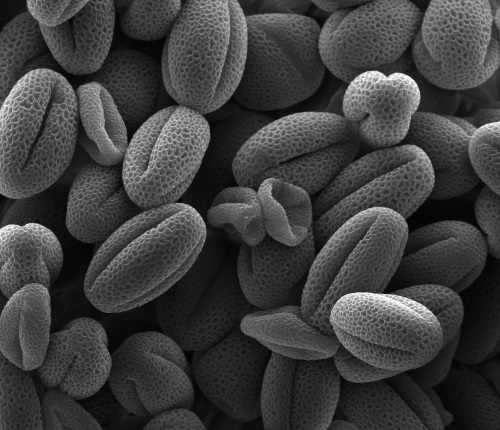
#> input picture pollen-500x430px-96dpi.jpg, 500 x 430 px
$ jupyter execute 03_pollen_image_brightness_enhancement.ipynb
#> lines starting #> are read from the running program, lines starting #| are printed output that depends on the picture
# Pollen Image Brightness Enhancement

## Project Overview

This notebook applies an intensity transformation method to improve the perceived brightness of the image `pollen-500x430px-96dpi.jpg`.

The image is a grayscale microscopy image, where each pixel is represented by a single intensity value. In an 8-bit grayscale image, pixel intensities range from 0 to 255:

- `I(x, y) = 0` corresponds to black,
- `I(x, y) = 255` corresponds to white,
- intermediate values correspond to different gray levels.

The image appears relatively dark because many pixels are concentrated in the low and mid-intensity range. Therefore, an appropriate enhancement method should increase the brightness of dark and mid-tone pixels while preserving the structural details of the pollen grains.

## Proposed Method: Gamma Correction / Power-Law Transformation

The method proposed is **gamma correction**, also known as a **power-law intensity transformation**.

This is a **point operation in the spatial domain**.

It is a point operation because the output value of each pixel depends only on the corresponding input pixel value and not on neighbouring pixels.

Mathematically:

$$
s(x,y) = T(r(x,y))
$$

where:

- \(r(x,y)\) is the normalized input intensity of the pixel at position \((x,y)\),
- \(s(x,y)\) is the normalized output intensity after transformation,
- \(T\) is the intensity transformation function.

The input image is first normalized from the range \([0,255]\) to the range \([0,1]\):

$$
r(x,y) = \frac{I(x,y)}{255}
$$

The gamma correction transformation is then applied:

$$
s(x,y) = r(x,y)^{1/\gamma}
$$

with:

$$
\gamma > 1
$$

In this implementation, the value used is:

$$
\gamma = 1.8
$$

Since:

$$
\gamma > 1 \Rightarrow \frac{1}{\gamma} < 1
$$

then, for pixel values in the interval:

$$
0 < r < 1
$$

we obtain:

$$
r^{1/\gamma} > r
$$

Therefore, dark and mid-tone pixels become brighter.

For example, if:

$$
r = 0.25, \quad \gamma = 1.8
$$

then:

$$
s = 0.25^{1/1.8} \approx 0.463
$$

This means that a pixel with normalized intensity 0.25 becomes approximately 0.463 after gamma correction, so it becomes brighter.

[cell 1]
import cv2
import numpy as np
import matplotlib.pyplot as plt
from pathlib import Path

# ---------------------------------------------------------
# Gamma correction / Power-law transformation
# Image: pollen
# ---------------------------------------------------------

IMAGE_PATH = Path(r"pollen-500x430px-96dpi.jpg")   # change this if needed

if not IMAGE_PATH.exists():
    raise FileNotFoundError(f"Image not found: {IMAGE_PATH}")

# Safe loading, also works with Greek/Unicode paths on Windows
image_bytes = np.fromfile(str(IMAGE_PATH), dtype=np.uint8)
img = cv2.imdecode(image_bytes, cv2.IMREAD_GRAYSCALE)
#> img is the input picture: shape (430, 500); min 1, max 255, mean 62.1

if img is None:
    raise ValueError("The image could not be loaded. Check the file path or file integrity.")

# ---------------------------------------------------------
# 1. Normalize intensity values to [0, 1]
# ---------------------------------------------------------
r = img.astype(np.float32) / 255.0

# ---------------------------------------------------------
# 2. Apply gamma correction
# s = r^(1/gamma), with gamma > 1
# This increases perceived brightness.
# ---------------------------------------------------------
gamma = 1.8
s = np.power(r, 1.0 / gamma)
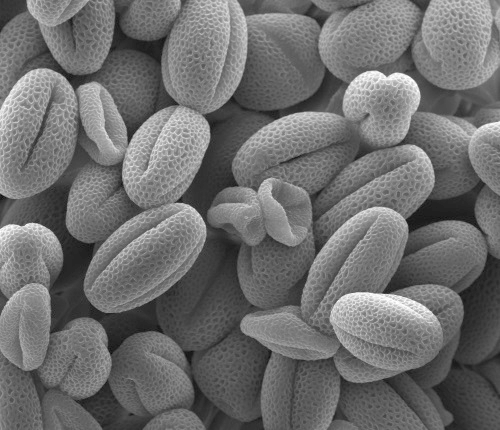
#> s: shape (430, 500) float32; min 0.046, max 1, mean 0.435

# Convert back to uint8 image in [0, 255]
img_gamma = np.clip(s * 255, 0, 255).astype(np.uint8)

# ---------------------------------------------------------
# 3. Display original and enhanced image
# ---------------------------------------------------------
plt.figure(figsize=(12, 5))

plt.subplot(1, 2, 1)
plt.imshow(img, cmap="gray", vmin=0, vmax=255)
plt.title("Original pollen image")
plt.axis("off")

plt.subplot(1, 2, 2)
plt.imshow(img_gamma, cmap="gray", vmin=0, vmax=255)
plt.title(f"Gamma corrected image, gamma = {gamma}")
plt.axis("off")

plt.tight_layout()
plt.show()
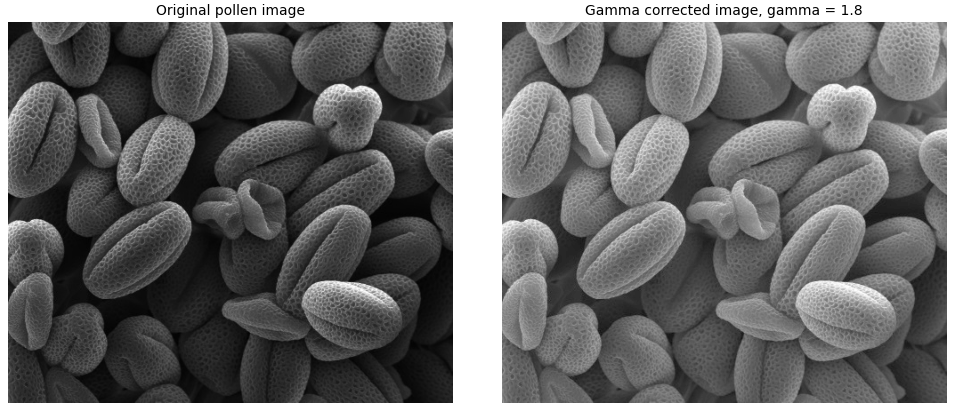
#> figure drawn by matplotlib, 2 panels

# ---------------------------------------------------------
# 4. Show the transformation function s = T(r)
# ---------------------------------------------------------
x = np.linspace(0, 1, 256)
y = np.power(x, 1.0 / gamma)

plt.figure(figsize=(6, 5))
plt.plot(x, y, linewidth=2)
plt.plot(x, x, "--", color="gray", label="identity: s = r")
plt.title(r"Power-law transformation: $s = r^{1/\gamma}$")
plt.xlabel("Input intensity r")
plt.ylabel("Output intensity s")
plt.grid(True)
plt.legend()
plt.show()
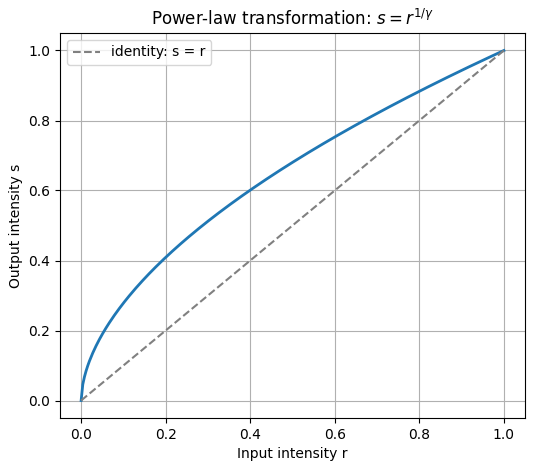
#> figure drawn by matplotlib, 1 panel; curve peaks at x = 1, y = 1; curve peaks at x = 1, y = 1

# ---------------------------------------------------------
# 5. Histograms before and after
# ---------------------------------------------------------
plt.figure(figsize=(12, 4))

plt.subplot(1, 2, 1)
plt.hist(img.ravel(), bins=256, range=(0, 255), color="black")
plt.title("Original histogram")
plt.xlabel("Intensity value")
plt.ylabel("Number of pixels")

plt.subplot(1, 2, 2)
plt.hist(img_gamma.ravel(), bins=256, range=(0, 255), color="black")
plt.title("Gamma corrected histogram")
plt.xlabel("Intensity value")
plt.ylabel("Number of pixels")

plt.tight_layout()
plt.show()
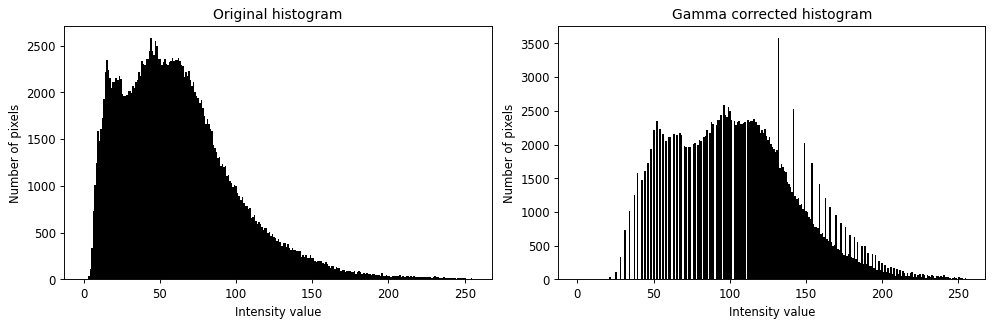
#> figure drawn by matplotlib, 2 panels; panel 1: tallest bar 2583 high, from x = 43.83 to 44.82; panel 2: tallest bar 3581 high, from x = 131.5 to 132.5

# ---------------------------------------------------------
# 6. Numerical confirmation
# ---------------------------------------------------------
print("Original image:")
print("Min intensity:", img.min())
#| Min intensity: 1
print("Max intensity:", img.max())
#| Max intensity: 255
print("Mean intensity:", round(float(img.mean()), 2))
#| Mean intensity: 62.11
print("Standard deviation:", round(float(img.std()), 2))
#| Standard deviation: 38.39

print("\nGamma corrected image:")
print("Min intensity:", img_gamma.min())
#| Min intensity: 11
print("Max intensity:", img_gamma.max())
#| Max intensity: 255
print("Mean intensity:", round(float(img_gamma.mean()), 2))
#| Mean intensity: 110.36
print("Standard deviation:", round(float(img_gamma.std()), 2))
#| Standard deviation: 39.47

print("\nExample normalized mappings r -> s:")
for value in [0.05, 0.10, 0.25, 0.50, 0.75, 1.00]:
    out = value ** (1.0 / gamma)
    print(f"r = {value:.2f} -> s = {out:.3f}")

print("\nConclusion:")
print("Gamma correction with gamma > 1 increases the perceived brightness of dark and mid-tone pixels.")
print("It is a point operation in the spatial domain, since each output pixel depends only on the corresponding input pixel.")
print("The result should make the pollen structures more visible without simply adding a constant intensity to all pixels.")

## Results and Interpretation of Gamma Correction

The first code cell applies gamma correction to the pollen image using:

$$
s = r^{1/\gamma}
$$

with:

$$
\gamma = 1.8
$$

The original image has the following statistics:

$$
\text{minimum intensity} = 1
$$

$$
\text{maximum intensity} = 255
$$

$$
\text{mean intensity} = 62.11
$$

$$
\text{standard deviation} = 38.39
$$

The low mean intensity confirms that the original image is relatively dark. This is also visible in the original histogram, where most pixels are concentrated in the low and mid-intensity range.

After gamma correction, the image has the following statistics:

$$
\text{minimum intensity} = 11
$$

$$
\text{maximum intensity} = 255
$$

$$
\text{mean intensity} = 110.36
$$

$$
\text{standard deviation} = 39.47
$$

The mean intensity increases from:

$$
62.11 \rightarrow 110.36
$$

This confirms quantitatively that the image has become brighter.

The minimum intensity also increases from:

$$
1 \rightarrow 11
$$

which means that even the darkest pixels have been brightened.

The maximum intensity remains:

$$
255
$$

because pixels that are already at the maximum possible brightness cannot be increased further.

The standard deviation changes only slightly:

$$
38.39 \rightarrow 39.47
$$

This indicates that gamma correction mainly increases brightness while preserving the overall contrast structure of the image. It does not aggressively redistribute the intensity values.

The normalized mappings printed by the code also confirm the mathematical behaviour of the transformation:

$$
0.05 \rightarrow 0.189
$$

$$
0.10 \rightarrow 0.278
$$

$$
0.25 \rightarrow 0.463
$$

$$
0.50 \rightarrow 0.680
$$

$$
0.75 \rightarrow 0.852
$$

$$
1.00 \rightarrow 1.000
$$

For all values:

$$
0 < r < 1
$$

the output value is larger than the input value:

$$
s > r
$$

Thus, the gamma correction transformation increases the perceived brightness of dark and mid-tone pixels.

The histogram after gamma correction is shifted to the right compared with the original histogram. This shows that pixel intensities have increased. However, the transformation remains smooth and controlled, preserving the visible structure and texture of the pollen grains.

Therefore, gamma correction successfully improves the perceived brightness of the image while maintaining its important structural details.

[cell 2]
import cv2
import numpy as np
import matplotlib.pyplot as plt

# ---------------------------------------------------------
# Optional comparison: Gamma Correction vs Histogram Equalization
# ---------------------------------------------------------

img_equalized = cv2.equalizeHist(img)
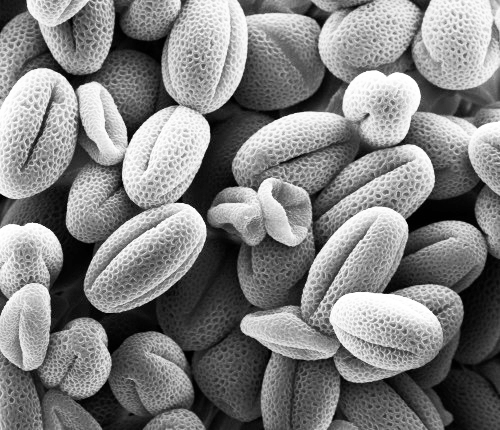
#> img_equalized: shape (430, 500); min 0, max 255, mean 128.6

plt.figure(figsize=(15, 8))

plt.subplot(2, 3, 1)
plt.imshow(img, cmap="gray", vmin=0, vmax=255)
plt.title("Original image")
plt.axis("off")

plt.subplot(2, 3, 2)
plt.imshow(img_gamma, cmap="gray", vmin=0, vmax=255)
plt.title("Gamma correction")
plt.axis("off")

plt.subplot(2, 3, 3)
plt.imshow(img_equalized, cmap="gray", vmin=0, vmax=255)
plt.title("Histogram equalization")
plt.axis("off")

plt.subplot(2, 3, 4)
plt.hist(img.ravel(), bins=256, range=(0, 256), color="black")
plt.title("Original histogram")
plt.xlabel("Intensity")
plt.ylabel("Pixels")
plt.xlim([0, 255])

plt.subplot(2, 3, 5)
plt.hist(img_gamma.ravel(), bins=256, range=(0, 256), color="black")
plt.title("Gamma corrected histogram")
plt.xlabel("Intensity")
plt.ylabel("Pixels")
plt.xlim([0, 255])

plt.subplot(2, 3, 6)
plt.hist(img_equalized.ravel(), bins=256, range=(0, 256), color="black")
plt.title("Equalized histogram")
plt.xlabel("Intensity")
plt.ylabel("Pixels")
plt.xlim([0, 255])

plt.tight_layout()
plt.show()
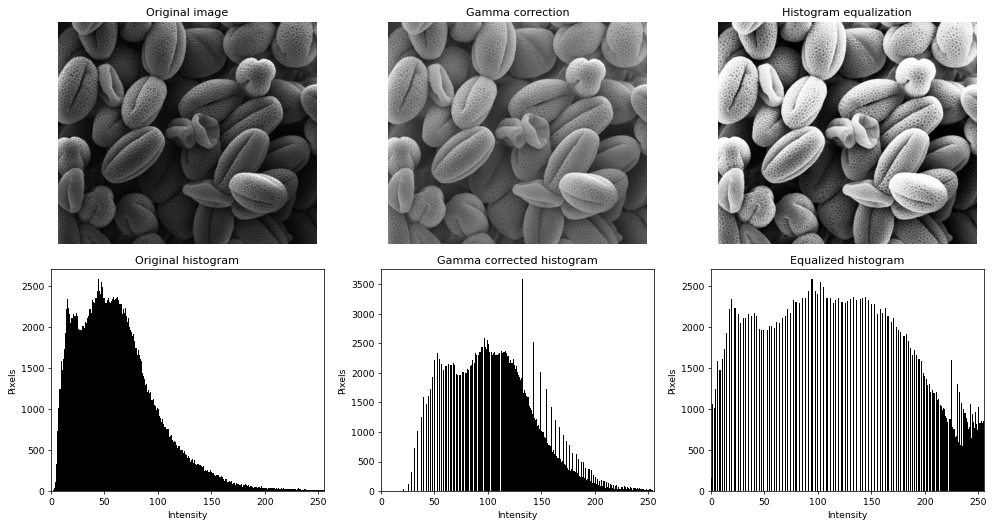
#> figure drawn by matplotlib, 6 panels; panel 4: tallest bar 2583 high, from x = 44 to 45; panel 5: tallest bar 3581 high, from x = 132 to 133; panel 6: tallest bar 2583 high, from x = 94 to 95

print("Numerical comparison:")
print("Original mean:", round(float(img.mean()), 2), "| std:", round(float(img.std()), 2))
#| Original mean: 62.11 | std: 38.39
print("Gamma mean:", round(float(img_gamma.mean()), 2), "| std:", round(float(img_gamma.std()), 2))
#| Gamma mean: 110.36 | std: 39.47
print("Hist. equalization mean:", round(float(img_equalized.mean()), 2), "| std:", round(float(img_equalized.std()), 2))
#| Hist. equalization mean: 128.58 | std: 73.33

print("\nConclusion:")
print("Gamma correction mainly increases perceived brightness in a smooth, nonlinear way.")
print("Histogram equalization spreads intensity values more aggressively over the full range.")
print("Gamma correction is more appropriate here because the goal is perceived brightness enhancement, not maximum contrast redistribution.")

$ run again, with First-photo-of-the-moon-from-Chandrayaan-2_ISRO.jpg copied over pollen-500x430px-96dpi.jpg
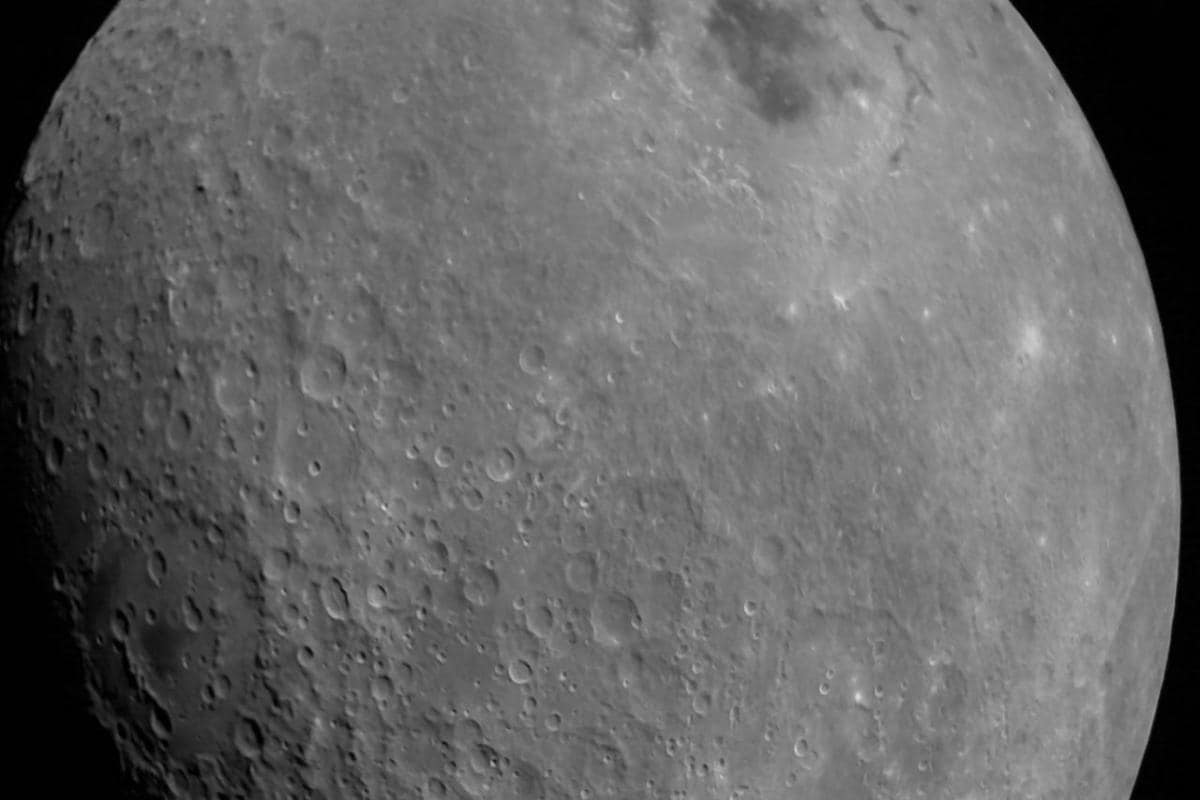
#> input picture First-photo-of-the-moon-from-Chandrayaan-2_ISRO.jpg, 1200 x 800 px
#> img is the input picture: shape (800, 1200); min 0, max 218, mean 101.8
#> `plt.show()`:
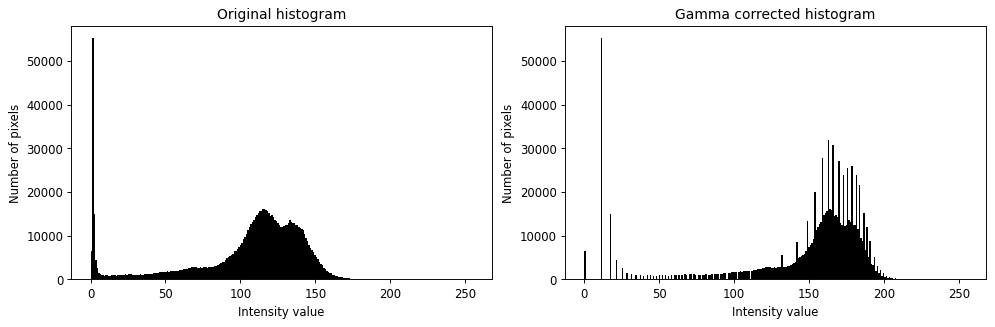
#> figure drawn by matplotlib, 2 panels; panel 1: tallest bar 55249 high, from x = 0.996 to 1.99; panel 2: tallest bar 55249 high, from x = 10.96 to 11.95
#| Min intensity: 0
#| Max intensity: 218
#| Mean intensity: 101.81
#| Standard deviation: 43.15
#| Min intensity: 0
#| Max intensity: 233
#| Mean intensity: 145.54
#| Standard deviation: 49.83
#> `img_equalized = cv2.equalizeHist(img)`:
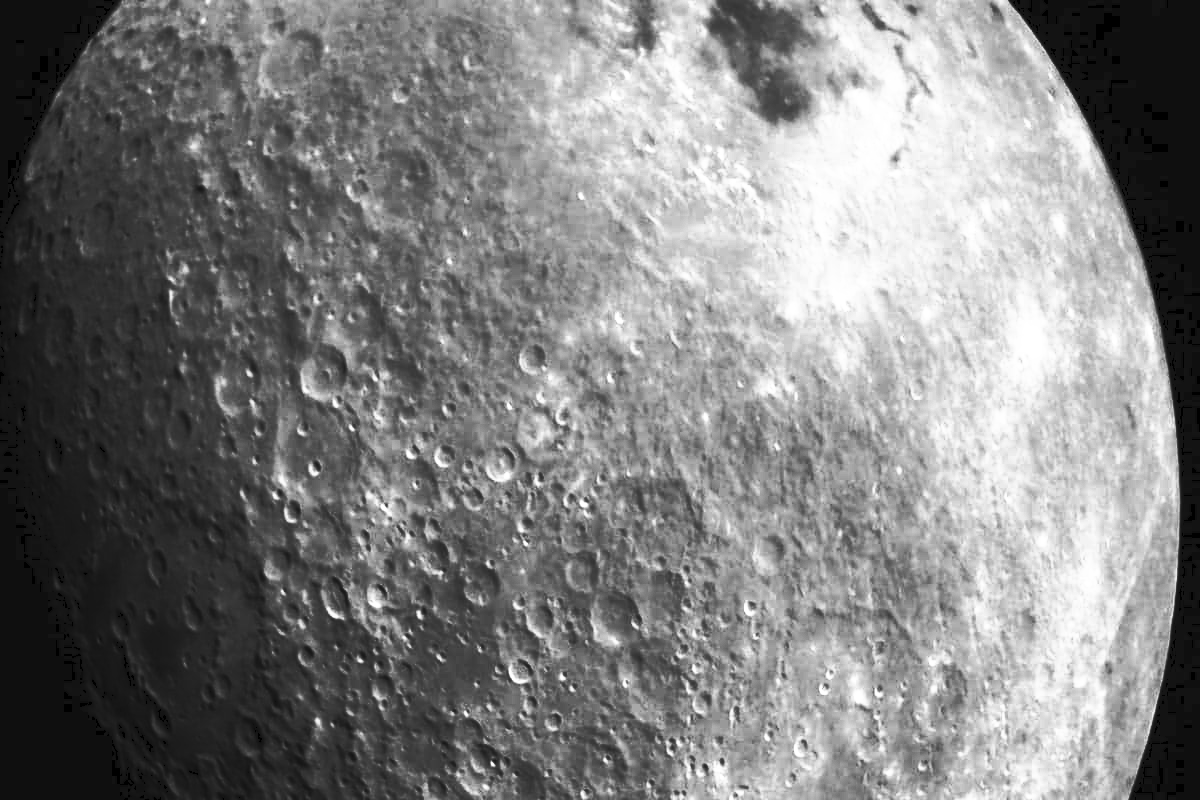
#> img_equalized: shape (800, 1200); min 0, max 255, mean 128.3
#| Original mean: 101.81 | std: 43.15
#| Gamma mean: 145.54 | std: 49.83
#| Hist. equalization mean: 128.33 | std: 73.74

$ run again, with image11.jpg copied over pollen-500x430px-96dpi.jpg
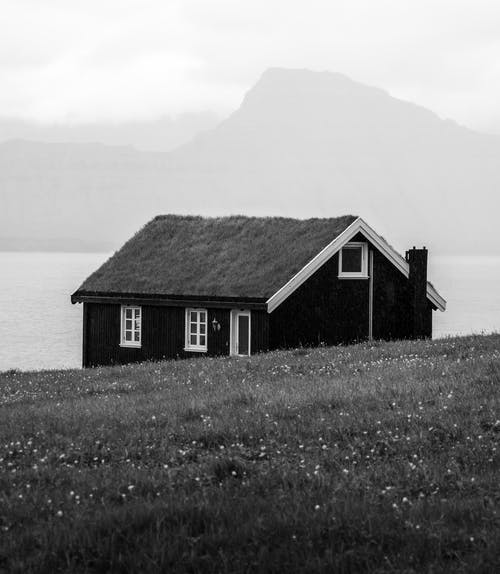
#> input picture image11.jpg, 500 x 574 px
#> img is the input picture: shape (574, 500); min 0, max 255, mean 137.6
#> `plt.show()`:
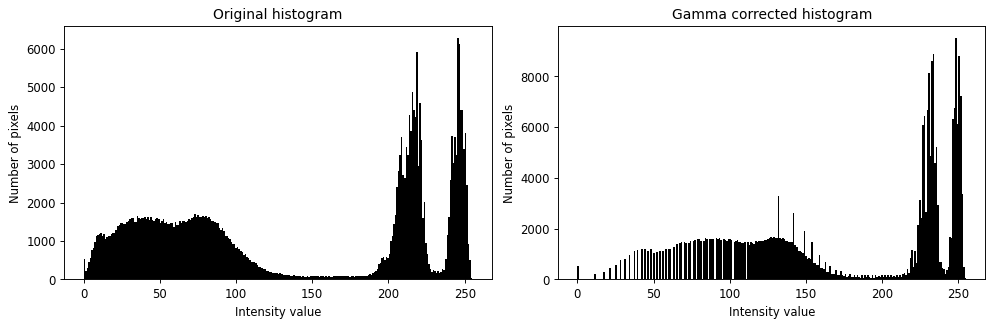
#> figure drawn by matplotlib, 2 panels; panel 1: tallest bar 6281 high, from x = 245 to 246; panel 2: tallest bar 9516 high, from x = 248 to 249
#| Min intensity: 0
#| Max intensity: 255
#| Mean intensity: 137.55
#| Standard deviation: 87.49
#| Min intensity: 0
#| Max intensity: 255
#| Mean intensity: 168.8
#| Standard deviation: 70.72
#> `img_equalized = cv2.equalizeHist(img)`:
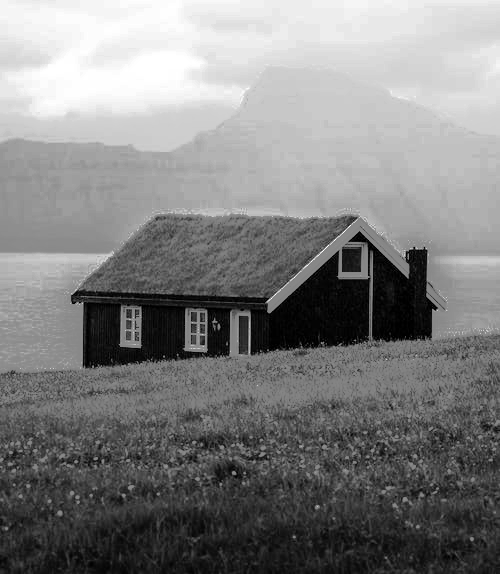
#> img_equalized: shape (574, 500); min 0, max 255, mean 128.3
#| Original mean: 137.55 | std: 87.49
#| Gamma mean: 168.8 | std: 70.72
#| Hist. equalization mean: 128.3 | std: 74.19
